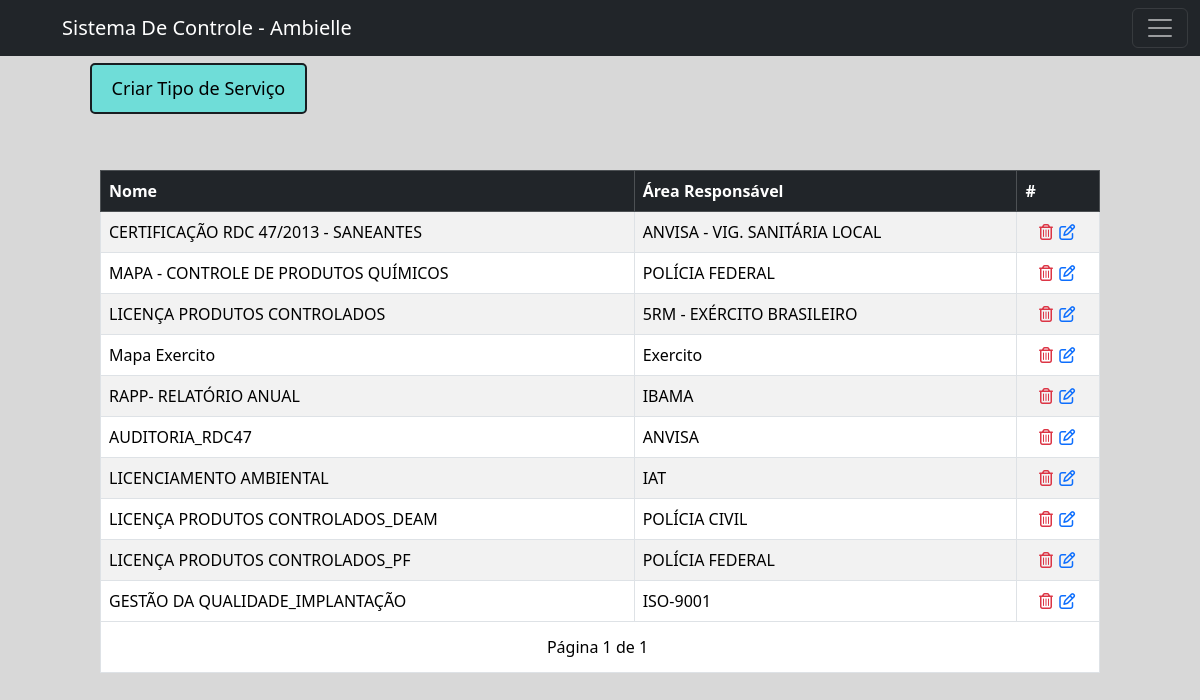
Page /ambielle/listaTipoServico/ (signed in) on the committed database.
### workflow/models.py (models this page shows, shortened)
class TipoServico(models.Model):
    nome = models.CharField(max_length=50, unique=True)
    orgao = models.CharField(max_length=50, blank=True)

### workflow/views/getPage.py (the view)
# urls.py: path('ambielle/listaTipoServico/', views.listaTipoServico, name='listaTipoServico'),
@login_required(login_url='workflow:login')
def listaTipoServico(request):
    title = 'Lista de Tipos de Serviço'
    tipos_servico = TipoServico.objects.all()
    paginator = Paginator(tipos_servico, 15)
    page_number = request.GET.get('page')
    page_obj = paginator.get_page(page_number)
    context = {
        'title': title,
        'page_obj': page_obj # Lista paginada dos serviços
    }
    return render(request, 'workflow/tipoServico.html', context)

### workflow/templates/workflow/tipoServico.html (shortened to what this page needs)
{% extends 'global/base.html' %}
{% block content %}
  <main>
    <section>
      <button type="button" class="open-modal-btn" data-url="{% url 'workflow:tipoServico' %}">Criar Tipo de Serviço</button>
    </section>
    <section>
      <div class="lista" style="padding-top: 0px;">
        <table class="table table-striped table-hover table-bordered">
          <thead class="table-dark">
            <tr>
              <th>Nome</th>
              <th>Área Responsável</th>
              <th>#</th>
            </tr>
          </thead>
          <tbody>
            {% for servico in page_obj %}
              <tr>
                <td>{{ servico.nome }}</td>
                <td>{{ servico.orgao }}</td>
                <td style="text-align: center; vertical-align: middle;">
                  <a href="{% url 'workflow:deleteTipoServico' servico.id %}" onclick="return confirm('Tem certeza que deseja excluir este item?');"><i class="fa-regular fa-trash-can text-danger"></i></a>
                  <a href="#" class="edit-servico" data-url="{% url 'workflow:updateTipoServico' servico.id %}">
                    <i class="fa-regular fa-pen-to-square text-primary" style="width: 20px; height: 20px; color: var(--secondary-color);"></i>
                  </a>
                </td>
              </tr>
            {% endfor %}
          </tbody>
          <tfoot>
            <tr>
              <td colspan="8" class="tfoot-cell">
                <div class="pagination">
                  <span class="step-links">
                    <span class="current">Página {{ page_obj.number }} de {{ page_obj.paginator.num_pages }}</span>
                  </span>
                </div>
              </td>
            </tr>
          </tfoot>
        </table>
      </div>
    </section>
  </main>
{% endblock %}

### base_static/global/css/variables.css (style rules this page uses)
:root { @import url('https://fonts.googleapis.com/css2?family=Cabin+Condensed:wght@400;500;600;700&family=Roboto+Mono:ital,wght@0,100..700;1,100..700&display=swap'); --primary-color: #6fddd8; --secondary-color: #181D21; --hover-sidebar: #3e4246; --background-color: #D1D2D4; --color-alt-list: #0fbeb6; --padding: 16px; --primary-font: 'Cabin Condensed', sans-serif; --secondary-font: 'Roboto Mono', sans-serif; }
body { margin: 0; padding: 20px; display: flex; min-height: 100vh; }
main { flex: 1; margin-top: 2%; display: flex; margin-left: 0; flex-direction: column; width: 100%; }
section { width: 100%; padding: 20px 0; }

### base_static/global/css/home.css (style rules this page uses)
.table { width: 100%; margin-top: 1rem; border-collapse: collapse; }
.table th, .table td { padding: 0.75rem; text-align: left; border-bottom: 1px solid #dee2e6; }
.table th { background-color: #f8f9fa; font-weight: 600; }

### base_static/global/css/clientes.css (style rules this page uses)
.lista { display: flex; flex: 1; justify-content: center; width: 100%; padding: 80px; }
.pagination { display: flex; justify-content: center; padding: 5px; }

### base_static/global/css/timeLine.css (style rules this page uses)
.open-modal-btn { background-color: var(--primary-color); color: black; padding: 10px 20px; border: none; border-radius: 5px; cursor: pointer; font-size: 18px; max-width: 15rem; margin-left: 6%; border: var(--secondary-color) solid 2px ; transition: 0.3s; cursor: pointer; }

### rows in the picture
TipoServico: nome "CERTIFICAÇÃO RDC 47/2013 - SANEANTES", orgao "ANVISA - VIG. SANITÁRIA LOCAL"
TipoServico: nome "MAPA - CONTROLE DE PRODUTOS QUÍMICOS", orgao "POLÍCIA FEDERAL"
TipoServico: nome "LICENÇA PRODUTOS CONTROLADOS", orgao "5RM - EXÉRCITO BRASILEIRO"
TipoServico: nome "Mapa Exercito", orgao "Exercito"
TipoServico: nome "RAPP- RELATÓRIO ANUAL", orgao "IBAMA"
TipoServico: nome "AUDITORIA_RDC47", orgao "ANVISA"
TipoServico: nome "LICENCIAMENTO AMBIENTAL", orgao "IAT"
TipoServico: nome "LICENÇA PRODUTOS CONTROLADOS_DEAM", orgao "POLÍCIA CIVIL"
TipoServico: nome "LICENÇA PRODUTOS CONTROLADOS_PF", orgao "POLÍCIA FEDERAL"
TipoServico: nome "GESTÃO DA QUALIDADE_IMPLANTAÇÃO", orgao "ISO-9001"

### other values in the picture
{{ page_obj.number }} "1"
{{ page_obj.paginator.num_pages }} "1"
